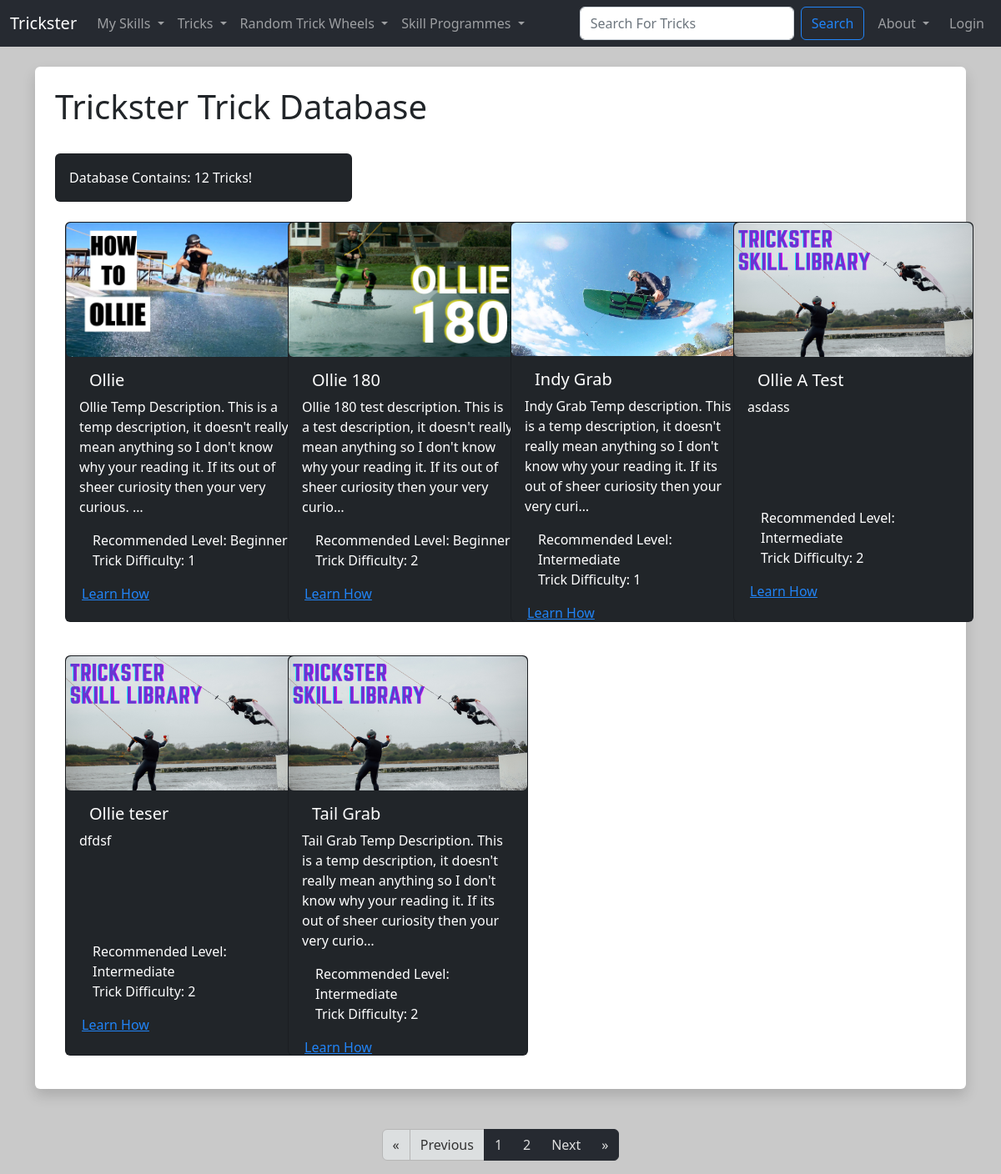
/trick_list?page=1, run on the app's committed database.
### TricksterMain/models.py (models this page shows, shortened)
class Trick (models.Model):
  TrickID = models.AutoField(primary_key=True)
  TrickName = models.CharField(max_length=25)
  TrickDiscription = models.TextField(blank=True)
  TrickHowTo = models.TextField(blank=True)
  TrickRecLevel = models.ForeignKey(SkillLevel, blank=True, null=True, on_delete=models.CASCADE)
  TrickDifficulty = models.PositiveIntegerField(null=True, validators=[MinValueValidator(1), MaxValueValidator(10)])
  TrickImg = models.ImageField(null=True, blank=True, upload_to="images/")
  TrickCategory = models.ManyToManyField(Category, related_name='trick_category_tags', blank=True)
  approved = models.BooleanField('Approved', default=False)

class SkillLevel (models.Model):
  SkillLevelID = models.AutoField(primary_key=True)
  SkillLevelName = models.CharField(max_length=25)
  def __str__(self):
    return self.SkillLevelName

### TricksterMain/views.py (the view)
# urls.py: path('trick_list', views.trick_list, name="trick-list"),
def trick_list(request):
  all_tricks = Trick.objects.filter(approved=True).order_by('TrickRecLevel', 'TrickDifficulty', 'TrickName')
  trick_count = all_tricks.count()
  p = Paginator(all_tricks, 6)
  page = request.GET.get('page')
  tricks = p.get_page(page)
  num_pages = "T" * tricks.paginator.num_pages
  current_path = request.path
  current_page = current_path + "?page=" + page
  return render(request, 'main/trick_list.html', {'tricks': tricks, "num_pages":num_pages, "trick_count":trick_count, "current_page":current_page})

### TricksterMain/templates/main/trick_list.html (shortened to what this page needs)
{% extends 'main/base.html' %}
{% load static %}
{% block content  %}
<div class="shadow  p-4 mb-5 bg-body rounded">
  <h1> Trickster Trick Database </h1>
  <br/>
  <div class="col-4">
    <div class="card text-bg-dark">
      <div class="card-body">
        <p class="card-text">Database Contains: {{ trick_count }} Tricks!</p>
      </div>
    </div>
  </div>
  <br/>
  <div class="container-md">
    <div class="row row-cols-1 row-cols-sm-2 row-cols-md-3 row-cols-xl-4 g-4">
      {% for trick in tricks %}
        {% include 'components/trick_cards.html' with trick=trick user=request.user current_page=current_page%}
      {% endfor %}
    </div>
  </div>
</div>
  <nav aria-label="Paginator">
    <ul class="pagination pagination-dark justify-content-center">
      {% if tricks.has_previous %}
      <li class="page-item">
        <a class="page-link" href="?page=1" aria-label="First">
          <span aria-hidden="true">&laquo;</span>
        </a>
      </li>
      <li class="page-item"><a class="page-link" href="?page={{ tricks.previous_page_number }}">Previous</a></li>
      {% else %}
      <li class="page-item disabled">
        <a class="page-link" href="" aria-label="First">
          <span aria-hidden="true">&laquo;</span>
        </a>
      </li>
      <li class="page-item disabled"><a class="page-link" href="">Previous</a></li>
      {% endif %}
      {% for i in num_pages %}
      <li class="page-item"><a class="page-link" href="?page={{ forloop.counter }}">{{ forloop.counter }}</a></li>
      {% endfor %}
      {% if tricks.has_next %}
      <li class="page-item"><a class="page-link" href="?page={{ tricks.next_page_number }}">Next</a></li>
      <li class="page-item">
        <a class="page-link" href="?page={{ tricks.paginator.num_pages }}" aria-label="Last">
          <span aria-hidden="true">&raquo;</span>
        </a>
      </li>
      {% endif %}
    </ul>
  </nav>
{% endblock %}

### TricksterMain/templates/components/trick_cards.html (shortened to what this page needs)
{% load static %}
<div class="col-sm">
  {% if user.is_authenticated %}
    <div class="card text-bg-dark mb-3" style="width: 18rem; height: 33rem;">
  {% else %}
    <div class="card text-bg-dark mb-3" style="width: 18rem; height: 30rem;">
  {% endif %}
    {% if trick.TrickImg %}
      <img src="{{ trick.TrickImg.url }}" class="img-fluid rounded" alt="trick cover image">
    {% else %}
      <img src="{% static 'trickster/images/TrickListDefault.png' %}" class="img-fluid rounded" alt="default trick cover image">
    {% endif %}
    <div class="card-body">
      <h5 class="card-title">
        <div class="container">
          <div class="row">
            {% if user.is_superuser %}
              <div class="col-7">
                {{ trick }}
              </div>
              <div class="col-5">
                <a href="{% url 'update-trick' trick.TrickID %}" class="btn btn-success btn-sm">Edit Trick</a>
              </div>
            {% else %}
              <div class="col-12">
                {{ trick.TrickName }}
              </div>
            {% endif %}
          </div>
        </div>
      </h5>
      <p class="card-text">{{ trick.TrickDiscription|truncatechars:180 }}</p>
    </div>
    <ul class="list-group-dark list-group-flush">
      <li class="list-group-item">Recommended Level: {{ trick.TrickRecLevel }}</li>
      <li class="list-group-item">Trick Difficulty: {{ trick.TrickDifficulty }}</li>
    </ul>
    <div class="card-body-dark text-center gap-3" style="height: 3rem">
      <div class="container">
        <div class="row">
          <div class="col-6">
            <a href="{% url 'show-trick' trick.TrickID %}" class="card-link me-md-4">Learn How</a>
          </div>
          <div class="col-6">
          </div>
        </div>
      </div>
    </div>
  </div>
</div>

### TricksterMain/templates/main/base.html (style rules this page uses)
body { background: #c9c9c9 }

### data on the page
Trick: TrickImg (picture), TrickName "Ollie", TrickDiscription "Ollie Temp Description. This is a temp description, it doesn't really mean anything so I don't know why your reading it. If its out of sheer curiosity then your very curious. …", TrickRecLevel "Beginner", TrickDifficulty "1"
Trick: TrickImg (picture), TrickName "Ollie 180", TrickDiscription "Ollie 180 test description. This is a test description, it doesn't really mean anything so I don't know why your reading it. If its out of sheer curiosity then your very curio…", TrickRecLevel "Beginner", TrickDifficulty "2"
Trick: TrickImg (picture), TrickName "Indy Grab", TrickDiscription "Indy Grab Temp description. This is a temp description, it doesn't really mean anything so I don't know why your reading it. If its out of sheer curiosity then your very curi…", TrickRecLevel "Intermediate", TrickDifficulty "1"
Trick: TrickName "Ollie A Test", TrickDiscription "asdass", TrickRecLevel "Intermediate", TrickDifficulty "2"
Trick: TrickName "Ollie teser", TrickDiscription "dfdsf", TrickRecLevel "Intermediate", TrickDifficulty "2"
Trick: TrickName "Tail Grab", TrickDiscription "Tail Grab Temp Description. This is a temp description, it doesn't really mean anything so I don't know why your reading it. If its out of sheer curiosity then your very curio…", TrickRecLevel "Intermediate", TrickDifficulty "2"

### other printed values
{{ trick_count }} "12"
